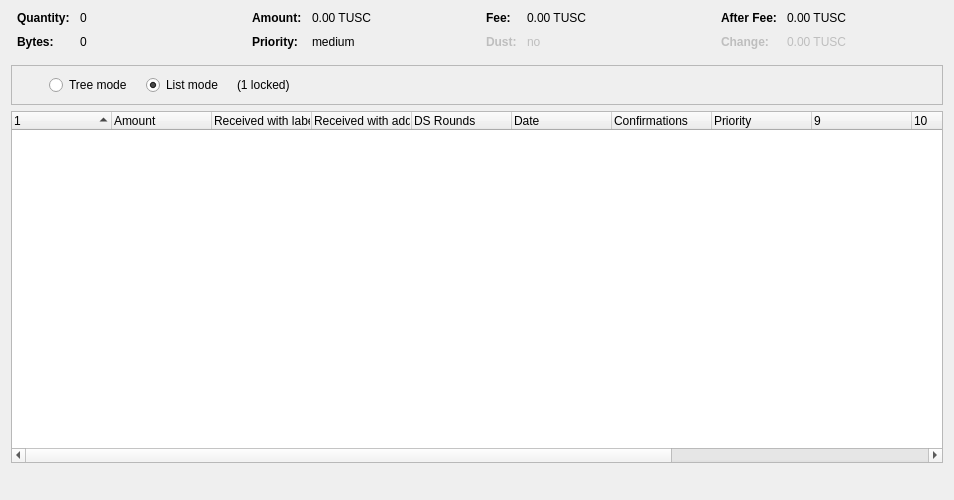
<?xml version="1.0" encoding="UTF-8"?>
<ui version="4.0">
 <class>CoinControlDialog</class>
 <widget class="QDialog" name="CoinControlDialog">
  <property name="geometry">
   <rect>
    <x>0</x>
    <y>0</y>
    <width>954</width>
    <height>500</height>
   </rect>
  </property>
  <property name="windowTitle">
   <string>Coin Selection</string>
  </property>
  <layout class="QVBoxLayout" name="verticalLayout">
   <item>
    <layout class="QHBoxLayout" name="horizontalLayoutTop" stretch="0,0,0,0">
     <property name="topMargin">
      <number>0</number>
     </property>
     <property name="bottomMargin">
      <number>10</number>
     </property>
     <item>
      <layout class="QFormLayout" name="formLayoutCoinControl1">
       <property name="horizontalSpacing">
        <number>10</number>
       </property>
       <property name="verticalSpacing">
        <number>10</number>
       </property>
       <property name="leftMargin">
        <number>6</number>
       </property>
       <property name="rightMargin">
        <number>6</number>
       </property>
       <item row="0" column="0">
        <widget class="QLabel" name="labelCoinControlQuantityText">
         <property name="font">
          <font>
           <weight>75</weight>
           <bold>true</bold>
          </font>
         </property>
         <property name="text">
          <string>Quantity:</string>
         </property>
        </widget>
       </item>
       <item row="0" column="1">
        <widget class="QLabel" name="labelCoinControlQuantity">
         <property name="cursor">
          <cursorShape>IBeamCursor</cursorShape>
         </property>
         <property name="contextMenuPolicy">
          <enum>Qt::ActionsContextMenu</enum>
         </property>
         <property name="text">
          <string notr="true">0</string>
         </property>
         <property name="textInteractionFlags">
          <set>Qt::LinksAccessibleByMouse|Qt::TextSelectableByKeyboard|Qt::TextSelectableByMouse</set>
         </property>
        </widget>
       </item>
       <item row="1" column="0">
        <widget class="QLabel" name="labelCoinControlBytesText">
         <property name="font">
          <font>
           <weight>75</weight>
           <bold>true</bold>
          </font>
         </property>
         <property name="text">
          <string>Bytes:</string>
         </property>
        </widget>
       </item>
       <item row="1" column="1">
        <widget class="QLabel" name="labelCoinControlBytes">
         <property name="cursor">
          <cursorShape>IBeamCursor</cursorShape>
         </property>
         <property name="contextMenuPolicy">
          <enum>Qt::ActionsContextMenu</enum>
         </property>
         <property name="text">
          <string notr="true">0</string>
         </property>
         <property name="textInteractionFlags">
          <set>Qt::LinksAccessibleByMouse|Qt::TextSelectableByKeyboard|Qt::TextSelectableByMouse</set>
         </property>
        </widget>
       </item>
      </layout>
     </item>
     <item>
      <layout class="QFormLayout" name="formLayoutCoinControl2">
       <property name="horizontalSpacing">
        <number>10</number>
       </property>
       <property name="verticalSpacing">
        <number>10</number>
       </property>
       <property name="leftMargin">
        <number>6</number>
       </property>
       <property name="rightMargin">
        <number>6</number>
       </property>
       <item row="0" column="0">
        <widget class="QLabel" name="labelCoinControlAmountText">
         <property name="font">
          <font>
           <weight>75</weight>
           <bold>true</bold>
          </font>
         </property>
         <property name="text">
          <string>Amount:</string>
         </property>
        </widget>
       </item>
       <item row="0" column="1">
        <widget class="QLabel" name="labelCoinControlAmount">
         <property name="cursor">
          <cursorShape>IBeamCursor</cursorShape>
         </property>
         <property name="contextMenuPolicy">
          <enum>Qt::ActionsContextMenu</enum>
         </property>
         <property name="text">
          <string notr="true">0.00 TUSC</string>
         </property>
         <property name="textInteractionFlags">
          <set>Qt::LinksAccessibleByMouse|Qt::TextSelectableByKeyboard|Qt::TextSelectableByMouse</set>
         </property>
        </widget>
       </item>
       <item row="1" column="0">
        <widget class="QLabel" name="labelCoinControlPriorityText">
         <property name="font">
          <font>
           <weight>75</weight>
           <bold>true</bold>
          </font>
         </property>
         <property name="text">
          <string>Priority:</string>
         </property>
        </widget>
       </item>
       <item row="1" column="1">
        <widget class="QLabel" name="labelCoinControlPriority">
         <property name="cursor">
          <cursorShape>IBeamCursor</cursorShape>
         </property>
         <property name="contextMenuPolicy">
          <enum>Qt::ActionsContextMenu</enum>
         </property>
         <property name="text">
          <string>medium</string>
         </property>
         <property name="textInteractionFlags">
          <set>Qt::LinksAccessibleByMouse|Qt::TextSelectableByKeyboard|Qt::TextSelectableByMouse</set>
         </property>
        </widget>
       </item>
      </layout>
     </item>
     <item>
      <layout class="QFormLayout" name="formLayoutCoinControl3">
       <property name="horizontalSpacing">
        <number>10</number>
       </property>
       <property name="verticalSpacing">
        <number>10</number>
       </property>
       <property name="leftMargin">
        <number>6</number>
       </property>
       <property name="rightMargin">
        <number>6</number>
       </property>
       <item row="0" column="0">
        <widget class="QLabel" name="labelCoinControlFeeText">
         <property name="font">
          <font>
           <weight>75</weight>
           <bold>true</bold>
          </font>
         </property>
         <property name="text">
          <string>Fee:</string>
         </property>
        </widget>
       </item>
       <item row="0" column="1">
        <widget class="QLabel" name="labelCoinControlFee">
         <property name="cursor">
          <cursorShape>IBeamCursor</cursorShape>
         </property>
         <property name="contextMenuPolicy">
          <enum>Qt::ActionsContextMenu</enum>
         </property>
         <property name="text">
          <string notr="true">0.00 TUSC</string>
         </property>
         <property name="textInteractionFlags">
          <set>Qt::LinksAccessibleByMouse|Qt::TextSelectableByKeyboard|Qt::TextSelectableByMouse</set>
         </property>
        </widget>
       </item>
       <item row="1" column="0">
        <widget class="QLabel" name="labelCoinControlLowOutputText">
         <property name="enabled">
          <bool>false</bool>
         </property>
         <property name="font">
          <font>
           <weight>75</weight>
           <bold>true</bold>
          </font>
         </property>
         <property name="text">
          <string>Dust:</string>
         </property>
        </widget>
       </item>
       <item row="1" column="1">
        <widget class="QLabel" name="labelCoinControlLowOutput">
         <property name="enabled">
          <bool>false</bool>
         </property>
         <property name="cursor">
          <cursorShape>IBeamCursor</cursorShape>
         </property>
         <property name="contextMenuPolicy">
          <enum>Qt::ActionsContextMenu</enum>
         </property>
         <property name="text">
          <string>no</string>
         </property>
         <property name="textInteractionFlags">
          <set>Qt::LinksAccessibleByMouse|Qt::TextSelectableByKeyboard|Qt::TextSelectableByMouse</set>
         </property>
        </widget>
       </item>
      </layout>
     </item>
     <item>
      <layout class="QFormLayout" name="formLayoutCoinControl4">
       <property name="horizontalSpacing">
        <number>10</number>
       </property>
       <property name="verticalSpacing">
        <number>10</number>
       </property>
       <property name="leftMargin">
        <number>6</number>
       </property>
       <property name="rightMargin">
        <number>6</number>
       </property>
       <item row="0" column="0">
        <widget class="QLabel" name="labelCoinControlAfterFeeText">
         <property name="font">
          <font>
           <weight>75</weight>
           <bold>true</bold>
          </font>
         </property>
         <property name="text">
          <string>After Fee:</string>
         </property>
        </widget>
       </item>
       <item row="0" column="1">
        <widget class="QLabel" name="labelCoinControlAfterFee">
         <property name="cursor">
          <cursorShape>IBeamCursor</cursorShape>
         </property>
         <property name="contextMenuPolicy">
          <enum>Qt::ActionsContextMenu</enum>
         </property>
         <property name="text">
          <string notr="true">0.00 TUSC</string>
         </property>
         <property name="textInteractionFlags">
          <set>Qt::LinksAccessibleByMouse|Qt::TextSelectableByKeyboard|Qt::TextSelectableByMouse</set>
         </property>
        </widget>
       </item>
       <item row="1" column="0">
        <widget class="QLabel" name="labelCoinControlChangeText">
         <property name="enabled">
          <bool>false</bool>
         </property>
         <property name="font">
          <font>
           <weight>75</weight>
           <bold>true</bold>
          </font>
         </property>
         <property name="text">
          <string>Change:</string>
         </property>
        </widget>
       </item>
       <item row="1" column="1">
        <widget class="QLabel" name="labelCoinControlChange">
         <property name="enabled">
          <bool>false</bool>
         </property>
         <property name="cursor">
          <cursorShape>IBeamCursor</cursorShape>
         </property>
         <property name="contextMenuPolicy">
          <enum>Qt::ActionsContextMenu</enum>
         </property>
         <property name="text">
          <string notr="true">0.00 TUSC</string>
         </property>
         <property name="textInteractionFlags">
          <set>Qt::LinksAccessibleByMouse|Qt::TextSelectableByKeyboard|Qt::TextSelectableByMouse</set>
         </property>
        </widget>
       </item>
      </layout>
     </item>
    </layout>
   </item>
   <item>
    <widget class="QFrame" name="frame">
     <property name="minimumSize">
      <size>
       <width>0</width>
       <height>40</height>
      </size>
     </property>
     <property name="frameShape">
      <enum>QFrame::StyledPanel</enum>
     </property>
     <property name="frameShadow">
      <enum>QFrame::Sunken</enum>
     </property>
     <layout class="QHBoxLayout" name="horizontalLayout">
      <item>
       <layout class="QHBoxLayout" name="horizontalLayoutPanel" stretch="0,0,0,0,0,0">
        <property name="spacing">
         <number>14</number>
        </property>
        <item>
         <widget class="QtMaterialFlatButton" name="pushButtonSelectAll" native="true">
          <property name="sizePolicy">
           <sizepolicy hsizetype="Maximum" vsizetype="Fixed">
            <horstretch>0</horstretch>
            <verstretch>0</verstretch>
           </sizepolicy>
          </property>
          <property name="text" stdset="0">
           <string>(un)select all</string>
          </property>
          <property name="autoDefault" stdset="0">
           <bool>false</bool>
          </property>
         </widget>
        </item>
        <item>
         <widget class="QtMaterialFlatButton" name="pushButtonToggleLock" native="true">
          <property name="sizePolicy">
           <sizepolicy hsizetype="Maximum" vsizetype="Fixed">
            <horstretch>0</horstretch>
            <verstretch>0</verstretch>
           </sizepolicy>
          </property>
          <property name="text" stdset="0">
           <string>toggle lock state</string>
          </property>
          <property name="autoDefault" stdset="0">
           <bool>false</bool>
          </property>
         </widget>
        </item>
        <item>
         <widget class="QRadioButton" name="radioTreeMode">
          <property name="sizePolicy">
           <sizepolicy hsizetype="Maximum" vsizetype="Fixed">
            <horstretch>0</horstretch>
            <verstretch>0</verstretch>
           </sizepolicy>
          </property>
          <property name="text">
           <string>Tree mode</string>
          </property>
         </widget>
        </item>
        <item>
         <widget class="QRadioButton" name="radioListMode">
          <property name="sizePolicy">
           <sizepolicy hsizetype="Maximum" vsizetype="Fixed">
            <horstretch>0</horstretch>
            <verstretch>0</verstretch>
           </sizepolicy>
          </property>
          <property name="text">
           <string>List mode</string>
          </property>
          <property name="checked">
           <bool>true</bool>
          </property>
         </widget>
        </item>
        <item>
         <widget class="QLabel" name="labelLocked">
          <property name="text">
           <string>(1 locked)</string>
          </property>
         </widget>
        </item>
        <item>
         <spacer name="horizontalSpacer">
          <property name="orientation">
           <enum>Qt::Horizontal</enum>
          </property>
          <property name="sizeHint" stdset="0">
           <size>
            <width>40</width>
            <height>20</height>
           </size>
          </property>
         </spacer>
        </item>
       </layout>
      </item>
     </layout>
    </widget>
   </item>
   <item>
    <widget class="CoinControlTreeWidget" name="treeWidget">
     <property name="contextMenuPolicy">
      <enum>Qt::CustomContextMenu</enum>
     </property>
     <property name="sortingEnabled">
      <bool>false</bool>
     </property>
     <property name="columnCount">
      <number>13</number>
     </property>
     <attribute name="headerShowSortIndicator" stdset="0">
      <bool>true</bool>
     </attribute>
     <attribute name="headerStretchLastSection">
      <bool>false</bool>
     </attribute>
     <column>
      <property name="text">
       <string/>
      </property>
     </column>
     <column>
      <property name="text">
       <string>Amount</string>
      </property>
     </column>
     <column>
      <property name="text">
       <string>Received with label</string>
      </property>
     </column>
     <column>
      <property name="text">
       <string>Received with address</string>
      </property>
     </column>
     <column>
      <property name="text">
       <string>DS Rounds</string>
      </property>
     </column>
     <column>
      <property name="text">
       <string>Date</string>
      </property>
     </column>
     <column>
      <property name="text">
       <string>Confirmations</string>
      </property>
      <property name="toolTip">
       <string>Confirmed</string>
      </property>
     </column>
     <column>
      <property name="text">
       <string>Priority</string>
      </property>
     </column>
     <column>
      <property name="text">
       <string/>
      </property>
     </column>
     <column>
      <property name="text">
       <string/>
      </property>
     </column>
     <column>
      <property name="text">
       <string/>
      </property>
     </column>
     <column>
      <property name="text">
       <string/>
      </property>
     </column>
     <column>
      <property name="text">
       <string/>
      </property>
     </column>
    </widget>
   </item>
   <item>
    <layout class="QHBoxLayout" name="horizontalLayout_2">
     <item>
      <spacer name="horizontalSpacer_2">
       <property name="orientation">
        <enum>Qt::Horizontal</enum>
       </property>
       <property name="sizeType">
        <enum>QSizePolicy::Expanding</enum>
       </property>
       <property name="sizeHint" stdset="0">
        <size>
         <width>40</width>
         <height>20</height>
        </size>
       </property>
      </spacer>
     </item>
     <item>
      <widget class="QtMaterialFlatButton" name="selectButton" native="true">
       <property name="sizePolicy">
        <sizepolicy hsizetype="Preferred" vsizetype="Preferred">
         <horstretch>0</horstretch>
         <verstretch>0</verstretch>
        </sizepolicy>
       </property>
	    <property name="text" stdset="0">
        <string>OK</string>
       </property>
      </widget>
     </item>
    </layout>
   </item>
  </layout>
 </widget>
 <customwidgets>
  <customwidget>
   <class>CoinControlTreeWidget</class>
   <extends>QTreeWidget</extends>
   <header>coincontroltreewidget.h</header>
  </customwidget>
  <customwidget>
   <class>QtMaterialFlatButton</class>
   <extends>QWidget</extends>
   <header>qtmaterialflatbutton.h</header>
  </customwidget>
 </customwidgets>
 <resources/>
 <connections/>
</ui>
